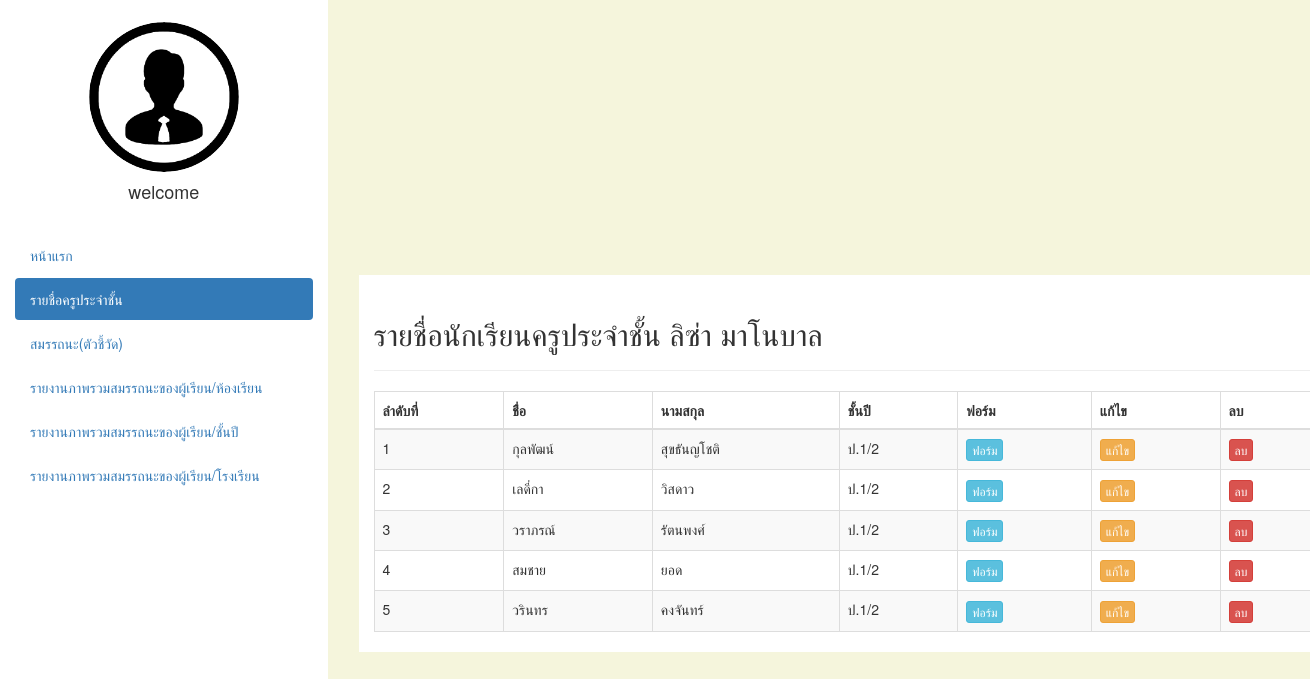
Page /binขยะ/studentpage.php?id=26 on the committed database.
### tables this page shows
CREATE TABLE `users` (
  `id` int(10) UNSIGNED NOT NULL,
  `title` varchar(50) NOT NULL,
  `firstname` varchar(255) NOT NULL,
  `lastname` varchar(255) NOT NULL,
  `phone` varchar(200) NOT NULL,
  `email` varchar(255) NOT NULL,
  `password` varchar(255) NOT NULL,
  `urole` varchar(255) NOT NULL,
  `created_at` timestamp NOT NULL DEFAULT current_timestamp(),
  `school_id` int(11) UNSIGNED NOT NULL,
  `id_room` int(11) NOT NULL
);

CREATE TABLE `student` (
  `id_student` int(11) UNSIGNED NOT NULL,
  `number_id` int(11) NOT NULL,
  `title` varchar(50) NOT NULL,
  `student_name` varchar(200) NOT NULL,
  `student_lastname` varchar(200) NOT NULL,
  `id_room` int(11) NOT NULL,
  `school_id` int(11) NOT NULL,
  `id_teacher` int(11) NOT NULL
);

CREATE TABLE `class_room` (
  `id_room` int(11) UNSIGNED NOT NULL,
  `class_name` varchar(100) NOT NULL,
  `id_class` int(11) NOT NULL,
  `id_class_group` int(11) UNSIGNED NOT NULL,
  `id_school` int(11) UNSIGNED NOT NULL
);

### binขยะ/studentpage.php (the view, shortened to what this page needs)
<?php
require_once "../config/db.php";
?>
<!DOCTYPE html>
<html lang="en">
<head>
    <link rel="stylesheet" href="https://maxcdn.bootstrapcdn.com/bootstrap/3.4.1/css/bootstrap.min.css">
</head>
<body style="background-color: #F5F5DC;">
    <div class="container-fluid">
        <div class="row content">
            <div class="col-sm-3 sidenav">
                <div align="center"><br>
                    <img src="../images/icon2.png" height="150" class="img-circle" alt="Cinque Terre">
                </div>
                <div align="center">
                    <h4 class="mt-4">welcome<?php echo $row['firstname'] . ' ' . $row['lastname'] . ' ' . $row['school_id'] ?></h4>
                </div><br>
                <ul class="nav nav-pills nav-stacked">
                    <li><a href="director.php">หน้าแรก</a></li>
                    <li class="active"><a href="teacher.php">รายชื่อครูประจำชั้น</a></li>
                    <li><a href="#">สมรรถนะ(ตัวชี้วัด)</a></li>
                    <li><a href="#">รายงานภาพรวมสมรรถนะของผู้เรียน/ห้องเรียน</a></li>
                    <li><a href="#">รายงานภาพรวมสมรรถนะของผู้เรียน/ชั้นปี</a></li>
                    <li><a href="#">รายงานภาพรวมสมรรถนะของผู้เรียน/โรงเรียน</a></li>
                </ul><br>
            </div><br>
            <div class="container">
                <div class=" col-sm-15 col-sm-offset-0"><br>
                    <?php
                    if (isset($_GET['id'])) {
                        $id = $_GET['id'];
                        $stmt = $conn->query("SELECT * FROM users WHERE id = $id");
                        $stmt->execute();
                        $data_name = $stmt->fetch();
                    }
                    ?>
                    <h2>รายชื่อนักเรียนครูประจำชั้น <?php echo $data_name['firstname'] . ' ' . $data_name['lastname']; ?></h2>
                    <hr>
                    <table class="table table-striped table-bordered table-hover">
                        <thead>
                            <tr>
                                <th>ลำดับที่</th>
                                <th>ชื่่อ</th>
                                <th>นามสกุล</th>
                                <th>ชั้นปี</th>
                                <th>ฟอร์ม</th>
                                <th>แก้ไข</th>
                                <th>ลบ</th>
                            </tr>
                        </thead>
                        <tbody>
                            <?php
                            if (isset($_GET['id'])) {
                                $index = 1;
                                $class_id = $_GET['id'];
                                $stmt = $conn->query("SELECT t.*,c.class_name FROM student as t INNER JOIN class_room as c on c.id_room = t.id_room  WHERE t.id_teacher = $class_id ");
                                $stmt->execute();
                                $data = $stmt->fetchAll();
                                if (!$data) {
                                    echo "ไม่มี";
                                } else {
                                    foreach ($data as $student) {
                            ?>
                                        <tr>
                                            <td><?= $index++; ?></td>
                                            <td><?= $student['student_name']; ?></td>
                                            <td><?= $student['student_lastname']; ?></td>
                                            <td><?= $student['class_name']; ?></td>
                                            <td><a href="form.php?id=<?= $student['id_student']; ?>" class="btn btn-info btn-xs">ฟอร์ม</a>
                                            <td><a href="#" class="btn btn-warning btn-xs" data-toggle="modal" data-target="#myModal">แก้ไข</a>
                                            <td><a href="#" class="btn btn-danger btn-xs">ลบ</a></td>
                                            </td>
                                        </tr>
                            <?php  }
                                }
                            } ?>
                        </tbody>
                    </table>
                </div>
            </div>
        </div>
    </div>
</body>
</html>

### binขยะ/studentpage.php (style rules this page uses)
body { line-height: 22px; margin: 0; -webkit-font-smoothing: antialiased !important; }
.container { background-color: #FFFFFF; width: 980px; position: absolute; top: 25%; left: 35%; margin-top: -100px; margin-left: -100px; }
.row.content { height: 1500px }
.sidenav { background-color: #FFFFFF; height: 100%; }

### rows in the picture
users: firstname "ลิซ่า", lastname "มาโนบาล"
student: student_name "กุลพัฒน์", student_lastname "สุขธันญโชติ", id_room.class_name "ป.1/2"
student: student_name "เลดี่กา", student_lastname "วิสดาว", id_room.class_name "ป.1/2"
student: student_name "วราภรณ์", student_lastname "รัตนพงศ์", id_room.class_name "ป.1/2"
student: student_name "สมชาย", student_lastname "ยอด", id_room.class_name "ป.1/2"
student: student_name "วรินทร", student_lastname "คงจันทร์", id_room.class_name "ป.1/2"
